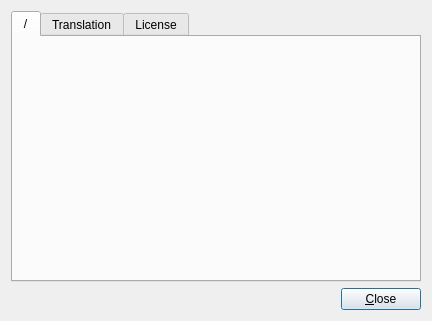
<?xml version="1.0" encoding="UTF-8"?>
<ui version="4.0">
 <class>AboutDialog</class>
 <widget class="QDialog" name="AboutDialog">
  <property name="geometry">
   <rect>
    <x>0</x>
    <y>0</y>
    <width>432</width>
    <height>321</height>
   </rect>
  </property>
  <property name="windowTitle">
   <string>About</string>
  </property>
  <layout class="QGridLayout" name="AboutDialogGridLayout">
   <item row="0" column="0" colspan="2">
    <widget class="QTabWidget" name="tabWidget">
     <property name="tabPosition">
      <enum>QTabWidget::North</enum>
     </property>
     <property name="tabShape">
      <enum>QTabWidget::Rounded</enum>
     </property>
     <property name="currentIndex">
      <number>0</number>
     </property>
     <widget class="QWidget" name="rootTab">
      <attribute name="title">
       <string notr="true">/</string>
      </attribute>
      <layout class="QGridLayout" name="gridLayout_2">
       <item row="0" column="1">
        <widget class="QLabel" name="descriptionLabel">
         <property name="text">
          <string/>
         </property>
         <property name="textFormat">
          <enum>Qt::RichText</enum>
         </property>
         <property name="scaledContents">
          <bool>true</bool>
         </property>
         <property name="alignment">
          <set>Qt::AlignLeading|Qt::AlignLeft|Qt::AlignVCenter</set>
         </property>
         <property name="wordWrap">
          <bool>true</bool>
         </property>
         <property name="openExternalLinks">
          <bool>true</bool>
         </property>
        </widget>
       </item>
       <item row="0" column="0">
        <widget class="QLabel" name="pixmapRootTabLabel">
         <property name="text">
          <string/>
         </property>
         <property name="pixmap">
          <pixmap resource="../../resource/icons.qrc">:/icons/images/yoDownet_64.png</pixmap>
         </property>
         <property name="wordWrap">
          <bool>false</bool>
         </property>
        </widget>
       </item>
      </layout>
     </widget>
     <widget class="QWidget" name="translationTab">
      <attribute name="title">
       <string>Translation</string>
      </attribute>
      <layout class="QGridLayout" name="gridLayout_3">
       <item row="0" column="0">
        <widget class="QLabel" name="translationTabMessage">
         <property name="text">
          <string>Oh And those people with translations.
    Added in order to contribute ;)</string>
         </property>
         <property name="scaledContents">
          <bool>false</bool>
         </property>
         <property name="wordWrap">
          <bool>true</bool>
         </property>
        </widget>
       </item>
       <item row="1" column="0">
        <widget class="QPlainTextEdit" name="translatorTextEdit">
         <property name="readOnly">
          <bool>true</bool>
         </property>
         <property name="plainText">
          <string>Estonian:
    Eraser (Rivo Zängov)

Persian:
    Alir3z4 (علیرضا ساوند)

Turkish:
    yakup (якуп)

Vietnamese:
    ppanhh (Anh Phan)

Czech:
    fri</string>
         </property>
        </widget>
       </item>
      </layout>
     </widget>
     <widget class="QWidget" name="licenseTab">
      <attribute name="title">
       <string>License</string>
      </attribute>
      <layout class="QGridLayout" name="gridLayout">
       <item row="0" column="0">
        <widget class="QPlainTextEdit" name="licenseTextEdit">
         <property name="readOnly">
          <bool>true</bool>
         </property>
         <property name="plainText">
          <string notr="true"/>
         </property>
        </widget>
       </item>
      </layout>
     </widget>
    </widget>
   </item>
   <item row="1" column="0" colspan="2">
    <layout class="QHBoxLayout" name="footerHorizontalLayout">
     <item>
      <spacer name="horizontalSpacer">
       <property name="orientation">
        <enum>Qt::Horizontal</enum>
       </property>
       <property name="sizeHint" stdset="0">
        <size>
         <width>488</width>
         <height>20</height>
        </size>
       </property>
      </spacer>
     </item>
     <item>
      <widget class="QPushButton" name="closeButton">
       <property name="text">
        <string>&amp;Close</string>
       </property>
       <property name="icon">
        <iconset theme="dialog-close">
         <normaloff/>
        </iconset>
       </property>
      </widget>
     </item>
    </layout>
   </item>
  </layout>
 </widget>
 <resources>
  <include location="../../resource/icons.qrc"/>
 </resources>
 <connections>
  <connection>
   <sender>closeButton</sender>
   <signal>clicked()</signal>
   <receiver>AboutDialog</receiver>
   <slot>close()</slot>
   <hints>
    <hint type="sourcelabel">
     <x>518</x>
     <y>328</y>
    </hint>
    <hint type="destinationlabel">
     <x>295</x>
     <y>206</y>
    </hint>
   </hints>
  </connection>
 </connections>
</ui>
